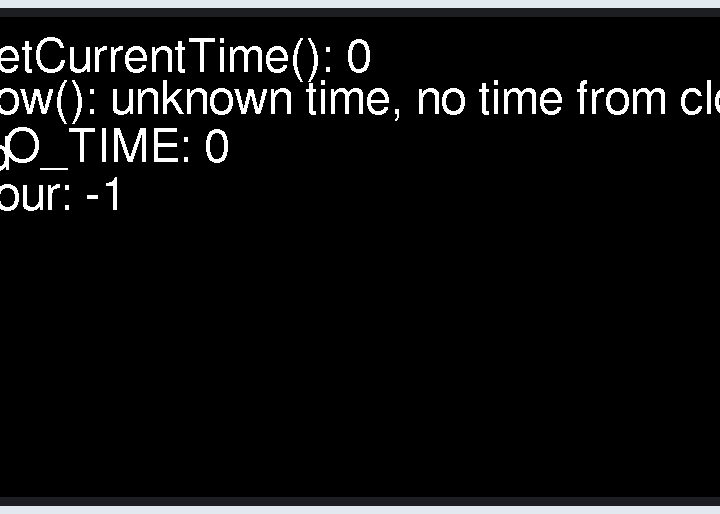
This sketch was run on a simulated Arduino Giga R1. On the bench: 800×480 colour display.

Above: at 1.9 s.
At 5.3 s:
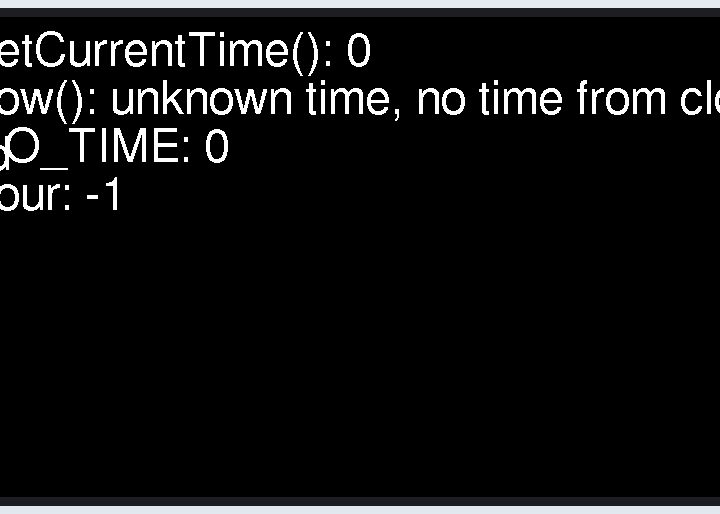

The sketch:

time-test.ino
```cpp
const String unitID = "3"; //"* * * set this before compile * * *"; // 'n' for giga, 'Nano-Iot-n" for Nano 33 Io

#define LOCAL_BUILD

#ifdef LOCAL_BUILD
#define CLOUD_TIME time_t
class CloudWrapper {
  public:
    void setup() {}
    void loop() {}
    bool isConnected() { return false; }
    CLOUD_TIME getLocalTime() { return 0; }
};
#else
#define CLOUD_TIME CloudTime
#include "thingProperties.h"
class CloudWrapper {
  public:
    void setup() {
      initProperties();
      ArduinoCloud.begin(ArduinoIoTPreferredConnection);
      setDebugMessageLevel(2);
      ArduinoCloud.printDebugInfo();
    }
    void loop() {
      ArduinoCloud.update();
    }
    bool isConnected() {
      return ArduinoCloud.connected();
    }
    CLOUD_TIME getLocalTime() {
      return ArduinoCloud.getLocalTime();
    }
};
#endif
CloudWrapper cloudWrapper;

class Utils {
  private:
    static unsigned long lastPrintln;
  public:
    // Slows everything down to make Serial output readable.
    static void publish(String s) {
      if (millis() < lastPrintln + 1000) {
        delay(1000);
      }
      Serial.println(s);
      lastPrintln = millis();
    }
    static void waitForSerial(String s) {
        delay(1000);
        String msg(s);
        msg.concat(", Press any character + Enter to continue: ");
        Utils::publish(msg);
        while (Serial.read() == -1) {
          delay(100);
        }
    }
    static String msToString(unsigned long ms) {
      int totalSeconds = ms / 1000;
      int secs = totalSeconds % 60;
      int minutes = (totalSeconds / 60) % 60;
      int hours = (totalSeconds / 60) / 60;

      char buf[100];
      sprintf(buf, "%02u:%02u:%02u", hours, minutes, secs);
      return String(buf);
    }
};
unsigned long Utils::lastPrintln = 0;

const int COLOR_WHITE = 0x65535;
const int COLOR_BLACK = 0x0;
const int COLOR_RED = 0xF800;
#include "Arduino_GigaDisplay_GFX.h"
#include "Fonts/FreeSans18pt7b.h"
#include "Fonts/FreeSans24pt7b.h"

GigaDisplay_GFX display_;

class OLEDWrapper {
  private:
    uint16_t currentColor = COLOR_WHITE;
    const int DEFAULT_FONT_SIZE = 1;
  public:
    void clear() {
      display_.fillScreen(COLOR_BLACK);
    }
    void startup() {
      delay(1000);
      display_.begin(); //init library
      clear();
      display_.setRotation(1);
    }
    void display(String s, const GFXfont* font, int textSize, uint16_t x, uint16_t y) {
      display_.setCursor(x, y);
      display_.setFont(font);
      display_.setTextSize(textSize);
      display_.print(s);
    }
    void display(String s, int textSize, uint16_t x, uint16_t y) {
      display(s, &FreeSans24pt7b, textSize, x, y);
    }
    void display(String s) {
      display(s, DEFAULT_FONT_SIZE, 10, getHeight() / 2);
    }
    void display(String s[], int nStrings) {
      for (int i = 0; i < nStrings; i++) {
        display(s[i], DEFAULT_FONT_SIZE, 10, 48 + (i * 48));
      }
    }
    void setDrawColor(int color) {
      currentColor = color;
    }
    void setFont(const GFXfont* font) {
      display_.setFont(font);
    }
    void getTextBox(const GFXfont* font, String string, int textSize, int16_t x0, int16_t y0,
                    int16_t* x, int16_t* y, uint16_t* w, uint16_t* h) {
      display_.setFont(font);
      display_.setTextSize(textSize);
      display_.getTextBounds(string, x0, y0, x, y, w, h);
      // https://github.com/mrcodetastic/ESP32-HUB75-MatrixPanel-DMA/issues/43
      *w += (textSize * 2);
      *h -= (textSize * 2);
    }
    void drawLine(int x0, int y0, int x1, int y1) {
      // Rotate not happening automatically?
      display_.drawLine(y0, x0, y1, x1, currentColor);
    }
    void fillRect(int x0, int y0, int x1, int y1, int color) {
      display_.fillRect(x0, y0, x1 - x0, y1 - y0, color); // is there an off-by-one error here?
    }
    void fillRectWH(int x0, int y0, int w, int h, int color) {
      display_.fillRect(x0, y0, w, h, color);
    }
    int getHeight() {
      return display_.height();
    }
    int getWidth() {
      return display_.width();
    }
    void dump() {
      String s("OLEDWrapper: getHeight(): ");
      s.concat(getHeight());
      s.concat(", getWidth(): ");
      s.concat(getWidth());
      Utils::publish(s);
    }
};
OLEDWrapper* oledWrapper = nullptr;

#include <time.h>
class TimeSupport {
  private:
    static const unsigned long  NO_TIME = 0;
  public:
    static const int   N_DUMP_STRINGS = 4;
                TimeSupport();
    CLOUD_TIME  getCurrentTime();
    struct tm*  getBrokenDownTime(CLOUD_TIME t, struct tm* result);
    String      timeStr(CLOUD_TIME t);
    String      now();
    String      dump();
    void        getDump(String s[N_DUMP_STRINGS]);
};

TimeSupport::TimeSupport() {}
CLOUD_TIME TimeSupport::getCurrentTime() {
  return cloudWrapper.getLocalTime();
}
struct tm* TimeSupport::getBrokenDownTime(CLOUD_TIME t, struct tm* result) {
  if ((unsigned long)t == NO_TIME) {
    return nullptr;
  }
  time_t rawTime = (time_t)t;
  return localtime_r(&rawTime, result);
}
String TimeSupport::timeStr(CLOUD_TIME t) {
  if ((unsigned long)t == NO_TIME) {
    return "unknown time, no time from cloud";
  }
  time_t rawTime = (time_t)t;
  char buffer[128];
  char* timeStr = ctime_r(&rawTime, buffer);
  if (timeStr == NULL) {
    return "unknown time, ctime_r failed";
  }
  String s(buffer);
  s.trim();
  return s;
}
String TimeSupport::now() {
  return timeStr(getCurrentTime());
}
void TimeSupport::getDump(String s[N_DUMP_STRINGS]) {
    s[0] = "getCurrentTime(): ";
    s[0].concat((unsigned long)getCurrentTime());
    s[1] = "now(): ";
    s[1].concat(now());
    s[2] = "NO_TIME: ";
    s[2].concat(NO_TIME);
    struct tm brokenDownTime;
    struct tm* result = getBrokenDownTime(getCurrentTime(), &brokenDownTime);
    s[3] = "hour: ";
    s[3].concat(result ? result->tm_hour : -1);
}
TimeSupport*    timeSupport = nullptr;

void setup() {
  Serial.begin(115200);
  cloudWrapper.setup();
  oledWrapper = new OLEDWrapper();
  oledWrapper->startup();
  timeSupport = new TimeSupport();
}

void loop() {
  cloudWrapper.loop();
  oledWrapper->clear();
  String s[timeSupport->N_DUMP_STRINGS];
  timeSupport->getDump(s);
  oledWrapper->display(s, timeSupport->N_DUMP_STRINGS);
  delay(3000);
}
```

Measured:
- what the display in image 0 shows lasts 3.4 s, from 1.8 s to 5.2 s
